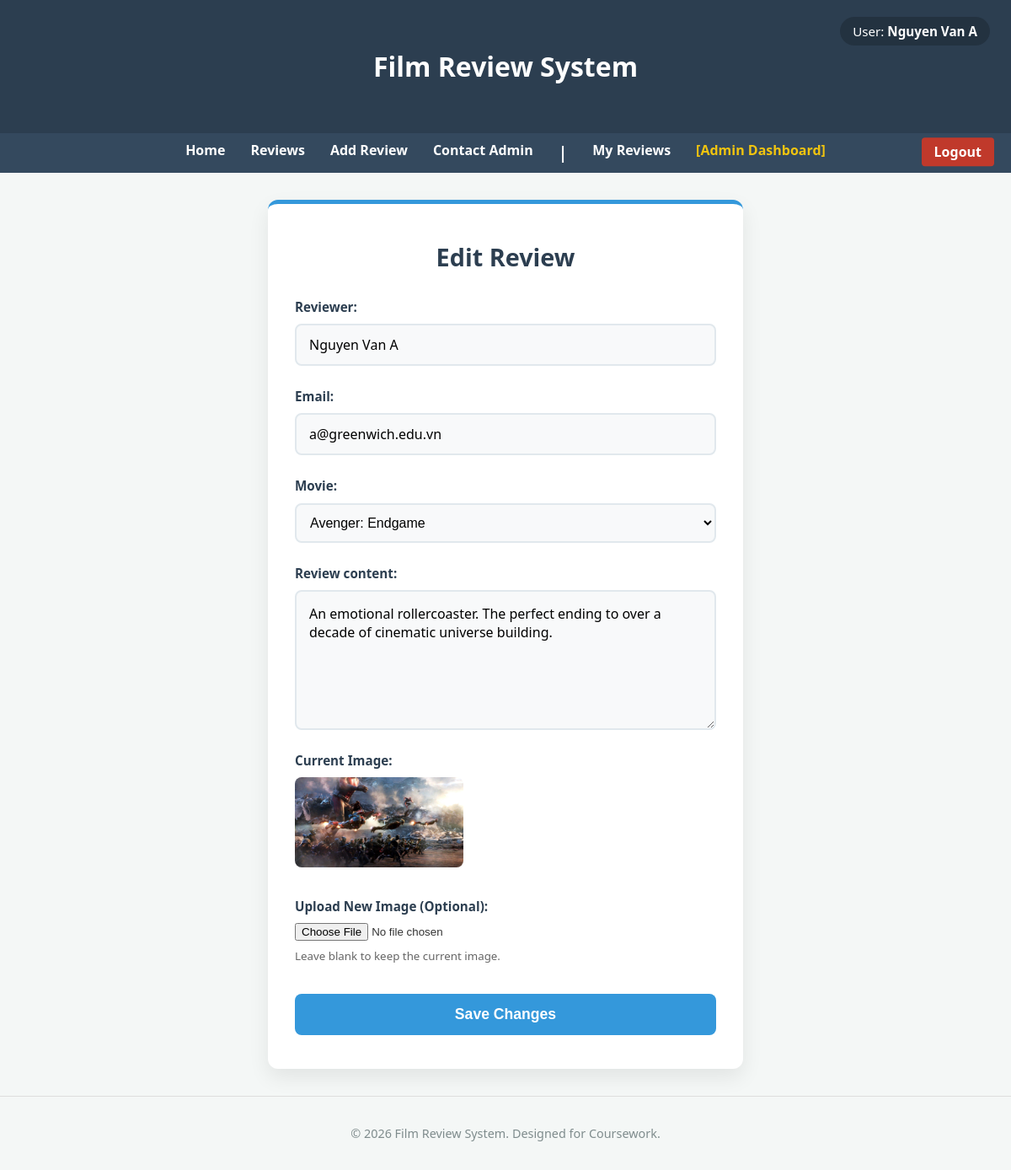
Page /editreview.php?id=23 (signed in) on the committed database.
### tables this page shows
CREATE TABLE `author` (
  `id` int(11) NOT NULL,
  `name` varchar(255) NOT NULL,
  `email` varchar(255) NOT NULL,
  `is_admin` tinyint(1) DEFAULT 0,
  `password` varchar(255) DEFAULT NULL
);

CREATE TABLE `reviews` (
  `id` int(11) NOT NULL,
  `review_text` text NOT NULL,
  `review_date` date NOT NULL,
  `author_id` int(11) DEFAULT NULL,
  `film_id` int(11) DEFAULT NULL,
  `image` varchar(255) DEFAULT NULL
);

CREATE TABLE `film` (
  `id` int(11) NOT NULL,
  `film_name` varchar(255) NOT NULL,
  `publish_date` date DEFAULT NULL,
  `image` varchar(255) DEFAULT NULL
);

### editreview.php (called while the page is built, shortened)
<?php
include_once 'includes/DatabaseConnection.php';
include_once 'includes/DatabaseFunctions.php';
$review_id = $_GET['id'] ?? $_POST['id'] ?? null;
$review_to_edit = getReviewById($pdo, $review_id);
if (isset($_POST['reviewtext'])) {
    try {
        $author_name = trim($_POST['author_name']);
        $author_email = trim($_POST['author_email']);
        $review_text = trim($_POST['reviewtext']);
        $imageName = $_POST['current_image'] ?? null;
        if (!empty($_FILES['review_image']['name']) && $_FILES['review_image']['error'] == UPLOAD_ERR_OK) {
            if (!is_dir('uploads')) mkdir('uploads', 0777, true);
            $imageName = time() . '_' . basename($_FILES['review_image']['name']);
            move_uploaded_file($_FILES['review_image']['tmp_name'], 'uploads/' . $imageName);
        }
        $existingAuthor = getAuthorByEmail($pdo, $author_email);
        $author_id = $existingAuthor ? $existingAuthor['id'] : insertAuthor($pdo, $author_name, $author_email);
        updateReview($pdo, $review_id, $review_text, $author_id, $_POST['film_id'], $imageName);
        header('Location: reviews.php?success=review_updated');
        exit();
    } catch (PDOException $e) {
        $title = 'Error';
        $output = 'Error: ' . $e->getMessage();
    }
} else {
    $review = $review_to_edit;
    $films = getFilms($pdo);
    include 'templates/editreview.html.php';
    $output = ob_get_clean();
}
include 'templates/layout.html.php';

### includes/DatabaseFunctions.php (called while the page is built, shortened)
<?php
function query($pdo, $sql, $parameters = [])
{
    $stmt = $pdo->prepare($sql);
    $stmt->execute($parameters);
    return $stmt;
}
function getFilms($pdo)
{
    return query($pdo, 'SELECT `id`, `film_name`, `publish_date` FROM `film` ORDER BY `film_name` ASC')->fetchAll();
}
function getReviewById($pdo, $id)
{
    $sql = 'SELECT r.*, a.name AS author_name, a.email AS author_email, f.film_name
            FROM reviews r
            JOIN author a ON r.author_id = a.id
            JOIN film f ON r.film_id = f.id
            WHERE r.id = :id';
    return query($pdo, $sql, [':id' => $id])->fetch();
}

### includes/DatabaseConnection.php (called while the page is built, shortened)
<?php
$db_config = [
    'host' => 'localhost',
    'name' => 'comp1841_coursework',
    'user' => 'root',
    'pass' => '',
    'char' => 'utf8'
];
try {
    $dsn = "mysql:host={$db_config['host']};dbname={$db_config['name']};charset={$db_config['char']}";
    $pdo = new PDO($dsn, $db_config['user'], $db_config['pass']);
    $pdo->setAttribute(PDO::ATTR_ERRMODE, PDO::ERRMODE_EXCEPTION);
} catch (PDOException $e) {
    die("Database Connection Failed: " . $e->getMessage());
}
$current_user_id = $_SESSION['user_id'] ?? null;
if ($current_user_id) {
    $stmt = $pdo->prepare('SELECT name, is_admin FROM author WHERE id = ?');
    $stmt->execute([$current_user_id]);
    $user = $stmt->fetch();
    if ($user) {
        $is_admin = (bool)$user['is_admin'];
        $logged_in_name = $user['name'];
    }
}

### templates/editreview.html.php (the view, shortened to what this page needs)
<div class="form-container">
    <h2>Edit Review</h2>
    <form action="" method="post" enctype="multipart/form-data" class="review-form">
        <div class="form-group">
            <label for="author_name">Reviewer:</label>
            <input type="text" name="author_name" id="author_name" required value="<?= htmlspecialchars($review_to_edit['author_name'] ?? '', ENT_QUOTES, 'UTF-8') ?>">
        </div>
        <div class="form-group">
            <label for="author_email">Email:</label>
            <input type="email" name="author_email" id="author_email" required value="<?= htmlspecialchars($review_to_edit['author_email'] ?? '', ENT_QUOTES, 'UTF-8') ?>">
        </div>
        <div class="form-group">
            <label for="film_id">Movie:</label>
            <select name="film_id" id="film_id">
                <?php foreach ($films as $film): ?>
                    <option value="<?= $film['id'] ?>" <?= $film['id'] == $review['film_id'] ? 'selected' : '' ?>>
                        <?= htmlspecialchars($film['film_name'], ENT_QUOTES, 'UTF-8') ?>
                    </option>
                <?php endforeach; ?>
            </select>
        </div>
        <div class="form-group">
            <label for="reviewtext">Review content:</label>
            <textarea id="reviewtext" name="reviewtext" rows="6" required><?= htmlspecialchars($review['review_text'], ENT_QUOTES, 'UTF-8') ?></textarea>
        </div>
        <div class="form-group">
            <label>Current Image:</label>
            <?php if (!empty($review['image'])): ?>
                <img src="uploads/<?= htmlspecialchars($review['image'], ENT_QUOTES, 'UTF-8') ?>" alt="Review Image" style="max-width: 200px; border-radius: 8px; margin-bottom: 10px;">
            <?php else: ?>
                <p style="color: #888; font-style: italic;">No image uploaded for this review.</p>
            <?php endif; ?>
        </div>
        <div class="form-group">
            <label for="review_image">Upload New Image (Optional):</label>
            <input type="file" name="review_image" id="review_image" accept="image/*">
            <small style="color: #666;">Leave blank to keep the current image.</small>
        </div>
        <button type="submit" name="submit" class="submit-btn">Save Changes</button>
    </form>
</div>

### templates/layout.html.php (shortened to what this page needs)
<!DOCTYPE html>
<html lang="en">
<head>
    <link rel="stylesheet" href="reviews.css">
</head>
<body>
    <header>
        <h1>Film Review System</h1>
        <?php if ($current_user_id): ?>
            <div class="user-info">
                <i class="fas fa-user-circle"></i> User: <strong><?= htmlspecialchars($logged_in_name, ENT_QUOTES, 'UTF-8') ?></strong>
            </div>
        <?php endif; ?>
    </header>
    <nav>
        <ul>
            <li><a href="index.php">Home</a></li>
            <li><a href="reviews.php">Reviews</a></li>
            <?php if (isset($current_user_id) && $current_user_id): ?>
                <li><a href="addreview.php">Add Review</a></li>
                <li><a href="contact.php">Contact Admin</a></li>
                <li><b>|</b></li>
                <li><a href="myreviews.php">My Reviews</a></li>
                <?php if (isset($is_admin) && $is_admin): ?>
                    <li><a href="admin.php" style="color: #f1c40f;">[Admin Dashboard]</a></li>
                <?php endif; ?>
                <li class="auth-btn"><a href="logout.php" class="btn-logout">Logout</a></li>
            <?php else: ?>
                <li class="auth-btn"><a href="login.php" class="btn-login">Login</a></li>
            <?php endif; ?>
        </ul>
    </nav>
    <main>
        <?= $output ?>
    </main>
    <footer>
        &copy; <?= date('Y') ?> Film Review System. Designed for Coursework.
    </footer>
</body>
</html>

### reviews.css (style rules this page uses)
:root { --primary-color: #2c3e50; --secondary-color: #3498db; --bg-color: #f4f7f6; --text-color: #333; --white: #ffffff; --border-radius: 8px; }
body { font-family: 'Segoe UI', Tahoma, Geneva, Verdana, sans-serif; line-height: 1.6; background-color: var(--bg-color); color: var(--text-color); margin: 0; padding: 0; }
header { background: var(--primary-color); color: var(--white); padding: 2rem 1rem; text-align: center; }
nav { background: #34495e; padding: 0.5rem; position: sticky; top: 0; z-index: 1000; }
nav ul { list-style: none; padding: 0; margin: 0; display: flex; justify-content: center; }
nav li { margin: 0 15px; }
nav a { color: var(--white); text-decoration: none; font-weight: bold; transition: color 0.3s; }
nav b { color: #ffffffff; pointer-events: none; font-weight: bold; font-size: 120%; }
main { max-width: 900px; margin: 2rem auto; padding: 1rem; background: var(--white); border-radius: var(--border-radius); box-shadow: 0 4px 6px rgba(0, 0, 0, 0.1); min-height: 60vh; }
footer { text-align: center; padding: 2rem; font-size: 0.9rem; color: #7f8c8d; border-top: 1px solid #ddd; margin-top: 2rem; }
.review-form { display: flex; flex-direction: column; gap: 15px; max-width: 600px; margin: 0 auto; }
.review-form label { font-weight: bold; color: var(--primary-color); }
.review-form textarea { padding: 10px; border: 1px solid #ccc; border-radius: var(--border-radius); font-family: inherit; resize: vertical; }
.form-container { background: var(--white); max-width: 500px; margin: 2rem auto; padding: 2.5rem 2rem; border-radius: 12px; box-shadow: 0 10px 25px rgba(0, 0, 0, 0.08); border-top: 5px solid var(--secondary-color); }
.form-container h2 { text-align: center; color: var(--primary-color); margin-top: 0; margin-bottom: 1.5rem; font-size: 1.8rem; }
.review-form { display: flex; flex-direction: column; gap: 1.5rem; }
.form-group { display: flex; flex-direction: column; gap: 0.5rem; }
.form-group label { font-weight: 600; color: var(--primary-color); font-size: 0.95rem; }
.form-group textarea { padding: 15px; border: 2px solid #e1e8ed; border-radius: 8px; font-family: inherit; font-size: 1rem; transition: all 0.3s ease; background-color: #f8f9fa; resize: vertical; }
.submit-btn { background-color: var(--secondary-color); color: var(--white); border: none; padding: 14px 20px; border-radius: 8px; cursor: pointer; font-size: 1.1rem; font-weight: bold; transition: all 0.3s ease; margin-top: 10px; }
.review-form select { padding: 12px; border: 2px solid #e1e8ed; border-radius: 8px; font-size: 1rem; background-color: #f8f9fa; cursor: pointer; }
.review-form input[type="text"], .review-form input[type="email"], .review-form input[type="password"], .review-form input[type="date"] { padding: 12px 15px; border: 2px solid #e1e8ed; border-radius: 8px; font-size: 1rem; font-family: inherit; transition: all 0.3s ease; background-color: #f8f9fa; width: 100%; box-sizing: border-box; }
.auth-btn { position: absolute; right: 20px; top: 50%; transform: translateY(-50%); margin: 0 !important; }
.auth-btn a { padding: 6px 15px; border-radius: 4px; transition: background-color 0.3s; }
.user-info { position: absolute; top: 20px; right: 25px; font-size: 0.95rem; color: var(--white); background: rgba(0, 0, 0, 0.2); padding: 5px 15px; border-radius: 20px; }
.btn-logout { background-color: #c0392b !important; }
main { max-width: 1400px !important; background: transparent !important; box-shadow: none !important; padding: 0 !important; }

### rows in the picture
author: name "Nguyen Van A"
reviews: author_name "Nguyen Van A", author_email "a@greenwich.edu.vn", film_id "Avenger: Endgame", reviewtext "An emotional rollercoaster. The perfect ending to over a decade of cinematic universe building.", image (picture)
